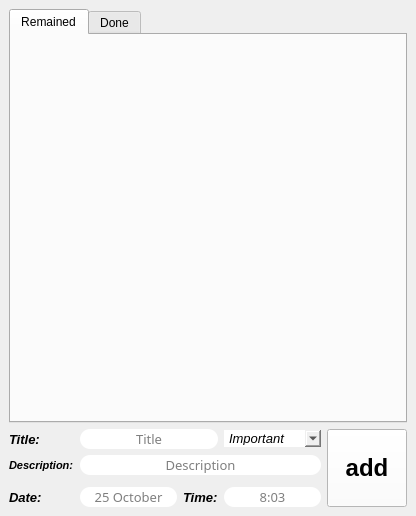
<?xml version="1.0" encoding="UTF-8"?>
<ui version="4.0">
 <class>MainWindow</class>
 <widget class="QMainWindow" name="MainWindow">
  <property name="geometry">
   <rect>
    <x>0</x>
    <y>0</y>
    <width>416</width>
    <height>516</height>
   </rect>
  </property>
  <property name="windowTitle">
   <string>TODO List</string>
  </property>
  <property name="windowIcon">
   <iconset>
    <normaloff>images.png</normaloff>images.png</iconset>
  </property>
  <property name="statusTip">
   <string>Programmer: Ali Yaghoubian</string>
  </property>
  <property name="whatsThis">
   <string/>
  </property>
  <property name="styleSheet">
   <string notr="true"/>
  </property>
  <widget class="QWidget" name="centralwidget">
   <layout class="QGridLayout" name="gridLayout">
    <item row="1" column="0" colspan="2">
     <layout class="QGridLayout" name="gridLayout_2">
      <item row="1" column="0">
       <widget class="QLabel" name="label_4">
        <property name="font">
         <font>
          <pointsize>8</pointsize>
          <italic>true</italic>
          <bold>true</bold>
         </font>
        </property>
        <property name="text">
         <string>Description:</string>
        </property>
       </widget>
      </item>
      <item row="1" column="1" colspan="3">
       <widget class="QLineEdit" name="line_description">
        <property name="font">
         <font>
          <family>Segoe Print</family>
          <pointsize>10</pointsize>
         </font>
        </property>
        <property name="styleSheet">
         <string notr="true">border-radius: 10px;</string>
        </property>
        <property name="alignment">
         <set>Qt::AlignCenter</set>
        </property>
        <property name="placeholderText">
         <string>Description</string>
        </property>
       </widget>
      </item>
      <item row="0" column="4" rowspan="4">
       <widget class="QPushButton" name="btn">
        <property name="sizePolicy">
         <sizepolicy hsizetype="Minimum" vsizetype="Minimum">
          <horstretch>0</horstretch>
          <verstretch>0</verstretch>
         </sizepolicy>
        </property>
        <property name="font">
         <font>
          <pointsize>18</pointsize>
          <bold>true</bold>
         </font>
        </property>
        <property name="styleSheet">
         <string notr="true">background-color: white;</string>
        </property>
        <property name="text">
         <string>add</string>
        </property>
        <property name="icon">
         <iconset>
          <normaloff>download.jpg</normaloff>download.jpg</iconset>
        </property>
        <property name="iconSize">
         <size>
          <width>40</width>
          <height>40</height>
         </size>
        </property>
        <property name="autoDefault">
         <bool>false</bool>
        </property>
        <property name="default">
         <bool>false</bool>
        </property>
        <property name="flat">
         <bool>false</bool>
        </property>
       </widget>
      </item>
      <item row="0" column="1" colspan="2">
       <widget class="QLineEdit" name="line_title">
        <property name="font">
         <font>
          <family>Segoe Print</family>
          <pointsize>10</pointsize>
         </font>
        </property>
        <property name="styleSheet">
         <string notr="true">border-radius: 10px;</string>
        </property>
        <property name="alignment">
         <set>Qt::AlignCenter</set>
        </property>
        <property name="placeholderText">
         <string>Title</string>
        </property>
       </widget>
      </item>
      <item row="0" column="0">
       <widget class="QLabel" name="label_3">
        <property name="font">
         <font>
          <pointsize>10</pointsize>
          <italic>true</italic>
          <bold>true</bold>
         </font>
        </property>
        <property name="text">
         <string>Title:</string>
        </property>
       </widget>
      </item>
      <item row="3" column="0">
       <widget class="QLabel" name="label">
        <property name="font">
         <font>
          <pointsize>10</pointsize>
          <italic>true</italic>
          <bold>true</bold>
         </font>
        </property>
        <property name="text">
         <string>Date:</string>
        </property>
       </widget>
      </item>
      <item row="0" column="3">
       <widget class="QComboBox" name="combo">
        <property name="font">
         <font>
          <pointsize>10</pointsize>
          <italic>true</italic>
         </font>
        </property>
        <property name="styleSheet">
         <string notr="true">border-radius: 10px;</string>
        </property>
        <property name="editable">
         <bool>false</bool>
        </property>
        <property name="currentText">
         <string>Important</string>
        </property>
        <property name="currentIndex">
         <number>0</number>
        </property>
        <property name="maxVisibleItems">
         <number>10</number>
        </property>
        <property name="maxCount">
         <number>2147483647</number>
        </property>
        <item>
         <property name="text">
          <string>Important</string>
         </property>
        </item>
        <item>
         <property name="text">
          <string>Unimportant</string>
         </property>
        </item>
       </widget>
      </item>
      <item row="3" column="3">
       <widget class="QLineEdit" name="line_time">
        <property name="font">
         <font>
          <family>Segoe Print</family>
          <pointsize>10</pointsize>
         </font>
        </property>
        <property name="styleSheet">
         <string notr="true">border-radius: 10px;</string>
        </property>
        <property name="alignment">
         <set>Qt::AlignCenter</set>
        </property>
        <property name="placeholderText">
         <string>8:03</string>
        </property>
       </widget>
      </item>
      <item row="3" column="1">
       <widget class="QLineEdit" name="line_date">
        <property name="font">
         <font>
          <family>Segoe Print</family>
          <pointsize>10</pointsize>
         </font>
        </property>
        <property name="styleSheet">
         <string notr="true">border-radius: 10px;</string>
        </property>
        <property name="text">
         <string/>
        </property>
        <property name="alignment">
         <set>Qt::AlignCenter</set>
        </property>
        <property name="placeholderText">
         <string>25 October</string>
        </property>
       </widget>
      </item>
      <item row="3" column="2">
       <widget class="QLabel" name="label_2">
        <property name="font">
         <font>
          <pointsize>10</pointsize>
          <italic>true</italic>
          <bold>true</bold>
         </font>
        </property>
        <property name="text">
         <string>Time:</string>
        </property>
       </widget>
      </item>
     </layout>
    </item>
    <item row="0" column="0" colspan="2">
     <layout class="QGridLayout" name="gridLayout_3">
      <item row="0" column="0">
       <widget class="QTabWidget" name="tabWidget">
        <property name="currentIndex">
         <number>0</number>
        </property>
        <widget class="QWidget" name="tab">
         <attribute name="title">
          <string>Remained</string>
         </attribute>
         <layout class="QGridLayout" name="gridLayout_4">
          <item row="0" column="0">
           <layout class="QGridLayout" name="gridLayout_remain"/>
          </item>
         </layout>
        </widget>
        <widget class="QWidget" name="tab_2">
         <attribute name="title">
          <string>Done</string>
         </attribute>
         <layout class="QGridLayout" name="gridLayout_6">
          <item row="0" column="0">
           <layout class="QGridLayout" name="gridLayout_done"/>
          </item>
         </layout>
        </widget>
       </widget>
      </item>
     </layout>
    </item>
   </layout>
  </widget>
 </widget>
 <resources/>
 <connections/>
</ui>
